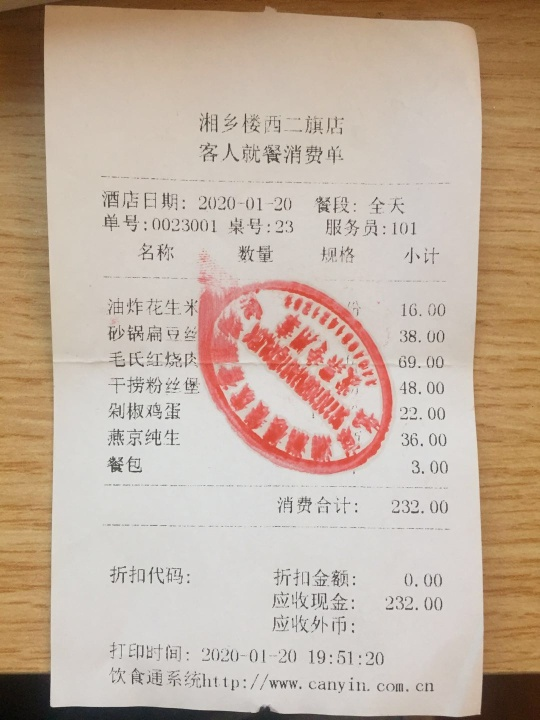
#> input picture cv/images/OCR1.jpg, 540 x 720 px, found by its file name
$ python class20.py
#> lines starting #> are read from the running program, lines starting #| are printed output that depends on the picture; after the words box and inside, x2 and y2 are one past the last pixel; in counts of white or black regions, pixels touching at a corner belong together
# 文档扫描OCR识别
# step1:边缘检测
# step2：获取轮廓
# step3：变换
# step4：OCR
import cv2
import numpy as np
screenCnt = []
def order_point(pts):
    # 一共四个坐标
    rect = np.zeros((4, 2), dtype="float32")

    s = pts.sum(axis=1)
    rect[0] = pts[np.argmin(s)]
    rect[2] = pts[np.argmax(s)]

    diff = np.diff(pts, axis=1)
    rect[1] = pts[np.argmin(diff)]
    rect[3] = pts[np.argmax(diff)]

    return rect

def four_point_transform(image, pts):
    rect = order_point(pts)
    (tl, tr, br, bl) = rect
    widthA = np.sqrt(((br[0] - bl[0])**2) + ((br[1] - bl[1])**2))
    widthB = np.sqrt(((tr[0] - tl[0])**2) + ((tr[1] - tl[1])**2))
    maxWidth = max(int(widthA), int(widthB))

    heightA = np.sqrt(((tr[0] - br[0])**2) + ((tr[1] - br[1])**2))
    heightB = np.sqrt(((tl[0] - bl[0])**2) + ((tl[1] - bl[1])**2))
    maxHeight = max(int(heightA), int(heightB))

    dst = np.array([
        [0, 0],
        [maxWidth - 1, 0],
        [maxWidth - 1, maxHeight - 1],
        [0, maxHeight - 1]], dtype="float32"
    )
    print("111111")
    M =cv2.getPerspectiveTransform(rect, dst)
    print(M)
    warped = cv2.warpPerspective(image, M, (maxWidth, maxHeight))
    return warped

def resize(image, width=None, height=None, inter=cv2.INTER_AREA):
    dim = None
    (h, w) = image.shape[:2]
    if width is None and height is None:
        return image
    if width is None:
        r = height / float(h)
        dim = (int(w * r), height)
    else:
        r = width / float(w)
        dim = (width, int(h * r))
    resized = cv2.resize(image, dim, interpolation=inter)
    return resized

image = cv2.imread("E:/pycharmWorkplace/Grapefruit/cv/images/OCR1.jpg")
#> image is the input picture: shape (720, 540, 3); mean B, G, R 160.1, 175.9, 194.8
ratio = image.shape[0] / 500.0
#> ratio = 1.44
orig = image.copy()

image = resize(orig, height=500)
# 预处理
gray = cv2.cvtColor(image, cv2.COLOR_BGR2GRAY)
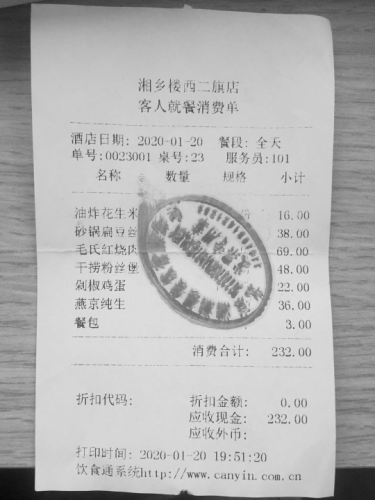
#> gray: shape (500, 375); min 7, max 225, mean 179.7
gray = cv2.GaussianBlur(gray, (5, 5), 0)
edged = cv2.Canny(gray, 75, 200)
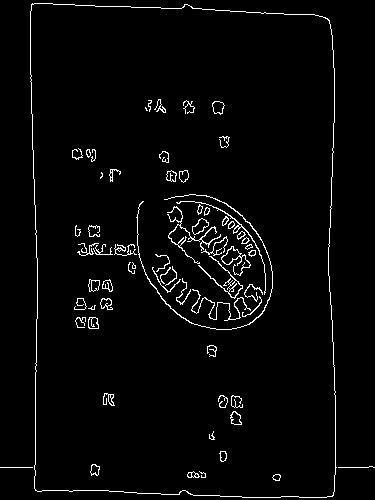
#> edged: shape (500, 375); 2.9% white in thin lines or dots
# [10 lines of commented-out code are left out]
cnts, hierarchy = cv2.findContours(edged, cv2.RETR_LIST, cv2.CHAIN_APPROX_SIMPLE)
#> cnts = 103 contours, 46 with area under 20; largest, box (x1, y1, x2, y2) and area: (30, 3, 337, 498) 144688, (30, 3, 336, 498) 144670, (221, 246, 251, 276) 201, (198, 256, 243, 299) 188, (221, 246, 241, 265) 164
cnts = sorted(cnts, key=cv2.contourArea, reverse=True)[:5]  # 面积排序，前五个
#> cnts = 5 contours; box (x1, y1, x2, y2) and area: (30, 3, 337, 498) 144688, (30, 3, 336, 498) 144670, (221, 246, 251, 276) 201, (198, 256, 243, 299) 188, (221, 246, 241, 265) 164
# 遍历轮廓
for c in cnts:
    # 计算轮廓近似
    peri = cv2.arcLength(c, True)
    # c表示输入的点集
    # epsilon表示从原始轮廓到近似轮廓的最大距离，他是一个准确参数
    # True表示封闭的
    approx = cv2.approxPolyDP(c, 0.02*peri, True)

    # 4个点的时候就拿出来
    if len(approx) == 4:
        screenCnt = approx
        break
#> this loop made 1 pass
#> (peri, screenCnt) on pass 1: (1603.3, [[32, 3], [35, 490], [332, 496], [329, 20]])

# 展示结果
print("Steep2 :获取轮廓")
cv2.drawContours(image, [screenCnt], -1, (0, 255, 0), 2)
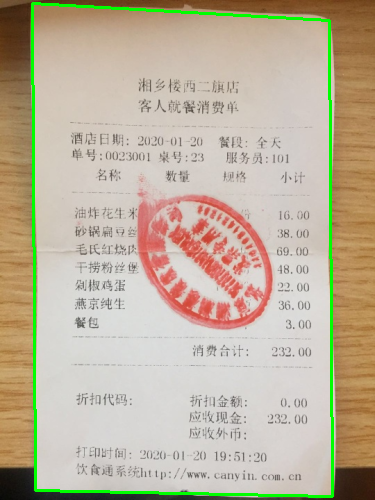
#> image: shape (500, 375, 3); mean B, G, R 156.6, 178.2, 190.3
cv2.imshow("Outline", image)
cv2.waitKey(0)
cv2.destroyAllWindows()

# 透视变换
warped = four_point_transform(orig, screenCnt.reshape(4, 2) * ratio)
#> in order_point, `s = pts.sum(axis=1)`: s = [50.4, 756, 1192.3, 502.6]
#> in order_point, `diff = np.diff(pts, axis=1)`: diff = [-41.76, 655.2, 236.2, -445]
#> in four_point_transform, `rect = order_point(pts)`: rect = [[46.08, 4.32], [473.8, 28.8], [478.1, 714.2], [50.4, 705.6]]
#> in four_point_transform, `(tl, tr, br, bl) = rect`: tl = [46.08, 4.32]; tr = [473.8, 28.8]; br = [478.1, 714.2]; bl = [50.4, 705.6]
#> in four_point_transform, `widthA = np.sqrt(((br[0] - bl[0])**2) + ((br[1] - bl[1])**2))`: widthA = 427.8
#> in four_point_transform, `widthB = np.sqrt(((tr[0] - tl[0])**2) + ((tr[1] - tl[1])**2))`: widthB = 428.4
#> in four_point_transform, `maxWidth = max(int(widthA), int(widthB))`: maxWidth = 428
#> in four_point_transform, `heightA = np.sqrt(((tr[0] - br[0])**2) + ((tr[1] - br[1])**2))`: heightA = 685.5
#> in four_point_transform, `heightB = np.sqrt(((tl[0] - bl[0])**2) + ((tl[1] - bl[1])**2))`: heightB = 701.3
#> in four_point_transform, `maxHeight = max(int(heightA), int(heightB))`: maxHeight = 701
#> in four_point_transform, `dst = np.array([ [0, 0], [maxWidth - 1, 0], [maxWidth - 1, maxHeight -..`: dst = [[0, 0], [427, 0], [427, 700], [0, 700]]
#> in four_point_transform, `M =cv2.getPerspectiveTransform(rect, dst)`: M = [[0.974, -0.006, -44.85], [-0.057, 0.996, -1.68], [-5.27e-05, 6.57e-07, 1]]
#| [[ 9.73830905e-01 -5.99895813e-03 -4.48482144e+01]
#|  [-5.70293342e-02  9.96336071e-01 -1.67626018e+00]
#|  [-5.27294091e-05  6.56912722e-07  1.00000000e+00]]


# 二值处理
wraped1 = cv2.cvtColor(warped, cv2.COLOR_BGR2GRAY)
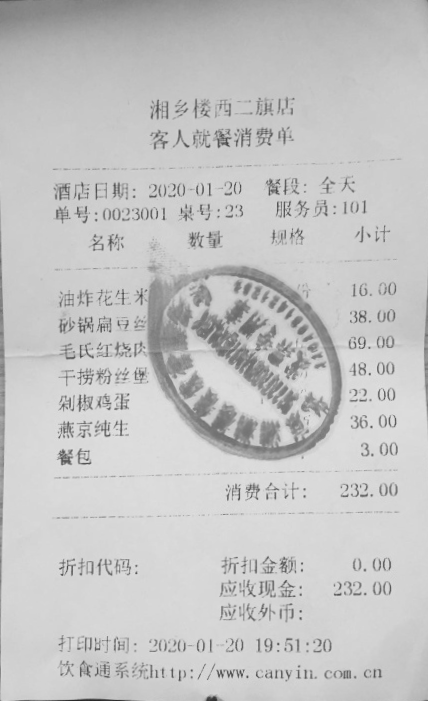
#> wraped1: shape (701, 428); min 39, max 226, mean 196.5

t, ref = cv2.threshold(wraped1, 180, 255, cv2.THRESH_BINARY)
#> ref: shape (701, 428); 82.8% white; 626 black regions (374 under 20 px), largest, box (x1, y1, x2, y2) and area: (0, 0, 428, 67) 15512, (134, 265, 342, 461) 12478, (191, 299, 299, 415) 4072

ref2 = resize(ref, height=650)

def ref_pro(ref):
    ref1 = resize(ref, height=650)  # 上50 左 5 右 4  下 3   (650,396)

    for i in range(70):
        for j in range(396):
            ref1[i, j] = 255
#> ref1: shape (650, 396); min 0, max 255, mean 224.3
    for i in range(650):
        for j in range(5):
            ref1[i, j] = 255
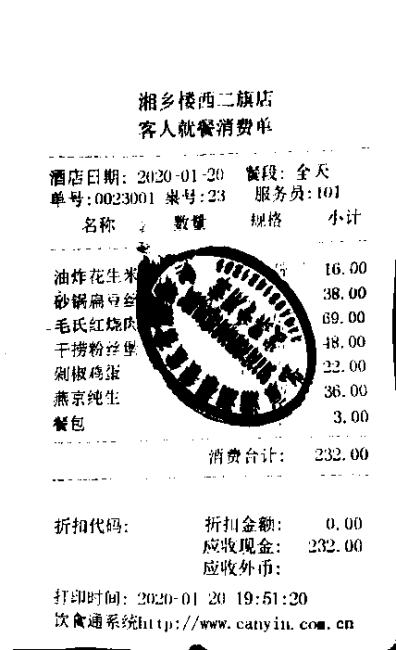
#> ref1: shape (650, 396); min 0, max 255, mean 225.4
    for i in range(640, 650):
        for j in range(396):
            ref1[i, j] = 255
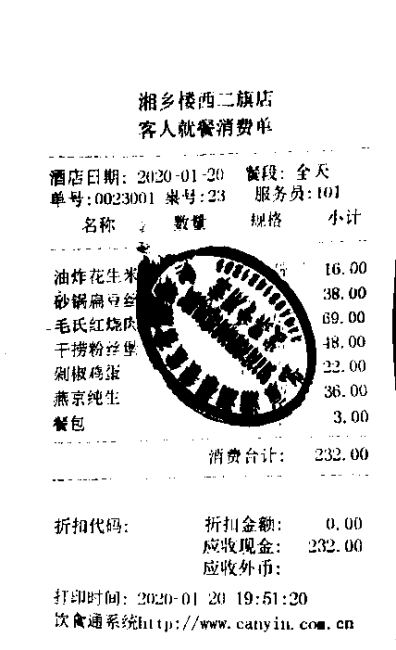
#> ref1: shape (650, 396); 0.12% of pixels changed, all inside (x1, y1, x2, y2) = (12, 640, 396, 650)
    for i in range(650):
        for j in range(390, 396):
            ref1[i, j] = 255
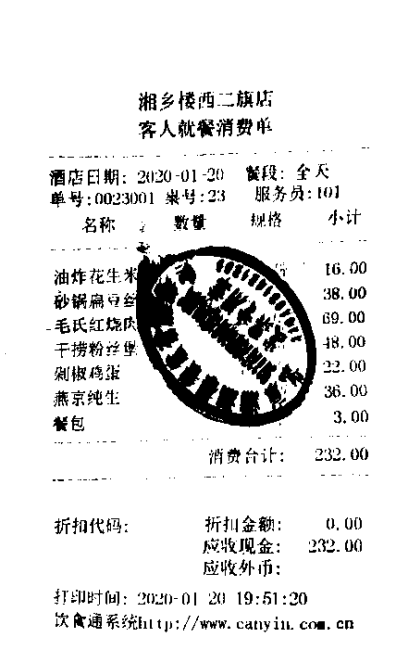
#> ref1: shape (650, 396); 0.13% of pixels changed, all inside (x1, y1, x2, y2) = (392, 259, 396, 640)
    return ref1

ref1 = ref_pro(ref)

print("Step 3: 变换")
cv2.imshow("Original", resize(orig, height=650))
cv2.imshow("Scanned2", ref2)
cv2.imshow("Scanned", ref1)
cv2.waitKey(0)
cv2.destroyAllWindows()
